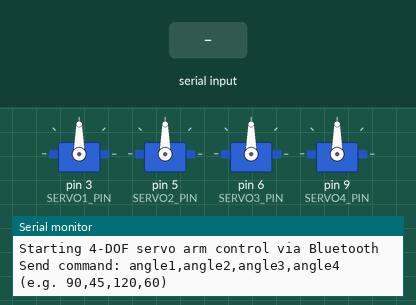
Recording of a sketch running on a simulated Arduino Uno, built with avr-gcc and run on an emulated ATmega328P. Shown: 4 × servo, the last lines printed to the serial monitor. The test bench sets the inputs (shaded band).

Above: at 1.3 s.
1.4 s: "90,45,200,10\n" received over the second serial link
At 2.6 s:
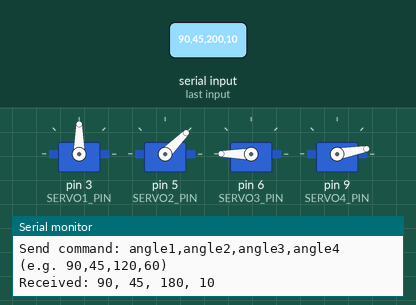
2.9 s: "30,150,10,200\n" received over the second serial link
At 3.9 s:
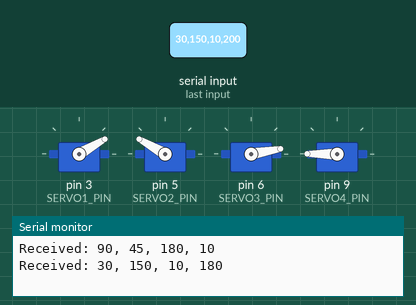
Timing chart, 0 to 5.9 s (numbered marks = the images above; inputs shaded):
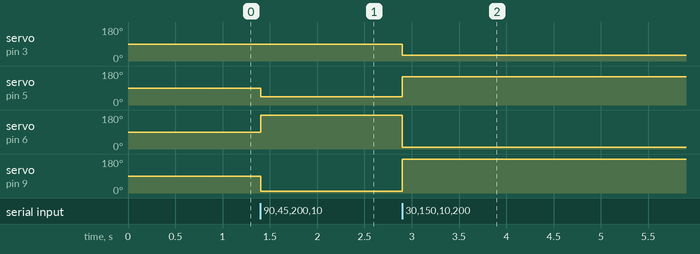

Measured:
- after the input at 1.4 s, servo on pin 5 (SERVO2_PIN): 90° → 45° at once; servo on pin 6 (SERVO3_PIN): 90° → 180° at once; servo on pin 9 (SERVO4_PIN): 90° → 10° at once
- after the input at 2.9 s, servo on pin 3 (SERVO1_PIN): 90° → 30° at once; servo on pin 5 (SERVO2_PIN): 45° → 150° at once; servo on pin 6 (SERVO3_PIN): 180° → 10° at once; servo on pin 9 (SERVO4_PIN): 10° → 180° at once

The sketch:

FourDOF_ServoArm_BT.ino
```cpp
#include <Servo.h>
#include <SoftwareSerial.h>

// ---------------- PIN CONFIGURATION ----------------
const int SERVO1_PIN = 3;   // Base servo
const int SERVO2_PIN = 5;   // Joint 2 servo
const int SERVO3_PIN = 6;   // Joint 3 servo
const int SERVO4_PIN = 9;   // Gripper / end-effector servo

const int BT_RX_PIN = 10;   // Arduino RX from Bluetooth (TX of HC-05)
const int BT_TX_PIN = 11;   // Arduino TX to Bluetooth (RX of HC-05)

// ---------------- OBJECT DECLARATION ----------------
Servo servo1;
Servo servo2;
Servo servo3;
Servo servo4;

SoftwareSerial BT(BT_RX_PIN, BT_TX_PIN); // RX, TX

String inputString = "";   // String received from Bluetooth

// Safe angle limits for servos
const int MIN_ANGLE = 0;
const int MAX_ANGLE = 180;

// ---------------- HELPER FUNCTIONS ----------------

// Clamp angle to the range MIN_ANGLE..MAX_ANGLE
int clampAngle(int angle) {
  if (angle < MIN_ANGLE) return MIN_ANGLE;
  if (angle > MAX_ANGLE) return MAX_ANGLE;
  return angle;
}

// Handle command string in the format "a,b,c,d"
void processCommand(const String &cmd) {
  // Find comma positions
  int firstComma  = cmd.indexOf(',');
  int secondComma = cmd.indexOf(',', firstComma + 1);
  int thirdComma  = cmd.indexOf(',', secondComma + 1);

  // Ignore if there are not exactly 3 commas
  if (firstComma == -1 || secondComma == -1 || thirdComma == -1) {
    Serial.println("Invalid command format! Use: angle1,angle2,angle3,angle4");
    return;
  }

  // Split into parts
  String s1 = cmd.substring(0, firstComma);
  String s2 = cmd.substring(firstComma + 1, secondComma);
  String s3 = cmd.substring(secondComma + 1, thirdComma);
  String s4 = cmd.substring(thirdComma + 1);

  int angle1 = clampAngle(s1.toInt());
  int angle2 = clampAngle(s2.toInt());
  int angle3 = clampAngle(s3.toInt());
  int angle4 = clampAngle(s4.toInt());

  // Print to Serial for debugging
  Serial.print("Received: ");
  Serial.print(angle1); Serial.print(", ");
  Serial.print(angle2); Serial.print(", ");
  Serial.print(angle3); Serial.print(", ");
  Serial.println(angle4);

  // Control servos
  servo1.write(angle1);
  servo2.write(angle2);
  servo3.write(angle3);
  servo4.write(angle4);

  // Send feedback through Bluetooth
  BT.print("OK: ");
  BT.print(angle1); BT.print(",");
  BT.print(angle2); BT.print(",");
  BT.print(angle3); BT.print(",");
  BT.println(angle4);
}

// ---------------- SETUP ----------------
void setup() {
  // Attach servos to pins
  servo1.attach(SERVO1_PIN);
  servo2.attach(SERVO2_PIN);
  servo3.attach(SERVO3_PIN);
  servo4.attach(SERVO4_PIN);

  // Initial angles (adjust to match your mechanical zero positions)
  servo1.write(90);
  servo2.write(90);
  servo3.write(90);
  servo4.write(90);

  // PC Serial for debugging
  Serial.begin(9600);
  Serial.println("Starting 4-DOF servo arm control via Bluetooth");
  Serial.println("Send command: angle1,angle2,angle3,angle4 (e.g. 90,45,120,60)");

  // Bluetooth Serial
  BT.begin(9600); // default baud rate of HC-05 is 9600
  BT.println("Bluetooth connected. Send command: angle1,angle2,angle3,angle4");
}

// ---------------- LOOP ----------------
void loop() {
  // Read data from Bluetooth
  while (BT.available() > 0) {
    char c = BT.read();

    // Ignore carriage return '\r'
    if (c == '\r') {
      continue;
    }

    // When we see '\n', process the full string
    if (c == '\n') {
      if (inputString.length() > 0) {
        processCommand(inputString);
        inputString = "";
      }
    } else {
      // Append character to buffer if not too long
      if (inputString.length() < 50) {
        inputString += c;
      }
    }
  }

  // (Optional) You can add demo behavior here if no command is received for a while...
}
```
